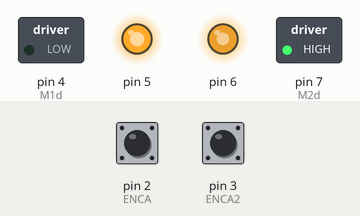
A sketch run on a simulated Arduino Uno, built with avr-gcc and run on an emulated ATmega328P. Parts: switched loads named in the sketch (green lamp = pin HIGH), output pins drawn as LEDs (lit = HIGH). Inputs (shaded band) come from the test bench; at power-on: pin 2 (ENCA) HIGH, pin 3 (ENCA2) HIGH. What the sketch prints to the serial monitor is not drawn.

Above: at 0.1 s.
Timing chart, 0 to 1.6 s (numbered marks = the images above):
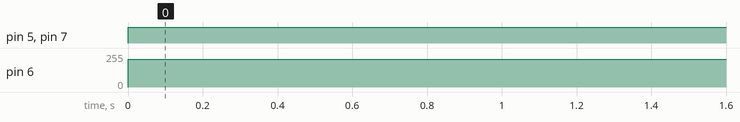

The sketch:

sketch_jul25a.ino
```cpp
#include <util/delay.h>


#define ENCA 2 //YELLOW 20
#define ENCB 8 //WHITE 21
#define ENCA2 3
#define ENCB2 9


int pos = 0;
int pos2 = 0;


unsigned long currentTime;
unsigned long prevTime;


//Arduino PWM Speed Control：
int M1p = 5; //Motor 1 = Right motor
int M1d = 4;
int M2p = 6;
int M2d = 7;


//Controller gains, Dubls for exta precision
double Kp = 1.5;
double Ki = 0.01;
double Kd = 0.01;

void setup() {
    pinMode(M1d, OUTPUT);
    pinMode(M2d, OUTPUT);


//NOT SURE IF NEED
   // pinMode(M1p, OUTPUT);
   // pinMode(M2p, OUTPUT);


    Serial.begin(9600);


    pinMode(ENCA, INPUT);
    pinMode(ENCB, INPUT);
    attachInterrupt(digitalPinToInterrupt(ENCA), readEncoder, RISING); //INTERRUPT TRIGGERED ON RISING EDGE FOR ENCA, RUN READ ENCODER FUNC


    pinMode(ENCA2, INPUT);
    pinMode(ENCB2, INPUT);
    attachInterrupt(digitalPinToInterrupt(ENCA2), readEncoder2, RISING); //INTERRUPT TRIGGERED ON RISING EDGE FOR ENCA, RUN READ ENCODER FUNC

}


void readEncoder(){ //Anticlockwise incr pos
  int b = digitalRead(ENCB);
  if(b>0){
    pos++;
  }else{
    pos--;
  }
}


void readEncoder2(){ //Anticlockwise incr pos
  int b2 = digitalRead(ENCB2);
  if(b2>0){
    pos2++;
  }else{
    pos2--;
  }
}


//positive degrees = anticlockise
void moveDegrees(int degrees, int motorDirec, int motorPower){
  //Serial.print(degrees);
  //Serial.println();
  double counts = degrees*5.7333; //weird fracion is 2064/360 -- 86/15 CAUSES OVERFLOW ISSUE
  //int absPos = abs(pos%2064); //need absolute
 // Serial.print(counts);

int error = 0;


 if(motorDirec == M1d){
  error = counts - pos;
 }

//use position 2 for error if motor 2
  if(motorDirec == M2d){
  error = counts - pos2;
 }


  int power = error*Kp;

  if(power > 255){
    power = 255;
  }

  if(error <= 0){ //rotate acw
    digitalWrite(motorDirec, HIGH); //LOW clockwise, HIGH anticlockwise
    analogWrite(motorPower, power);   //PWM Speed Control 255 is high 0 is low

  }

  if(error > 0){//rotate cw
    digitalWrite(motorDirec, LOW); //LOW clockwise, HIGH anticlockwise
    analogWrite(motorPower, power);   //PWM Speed Control 255 is high 0 is low

  }//NEED TO CONVERT TO WHILE LOOPS ----------------------------------------------------------------
}


void loop() {

  Serial.println(pos);

    moveDegrees(720, M1d, M1p); //TOP LEFT ON GANTRY
    //moveDegrees(-720, M1d, M1p); //BOTTOM RIGHT ON GANTRY
    //moveDegrees(720, M2d, M2p);//BOTTOM LEFT ON GANTRY
    moveDegrees(-720, M2d, M2p); //TOP RIGHT ON GANTRY

}
```

Measured:
- by itself, pin 5, pin 7 (M2d): LOW → HIGH at 0.00 s
- by itself, pin 6: 0/255 → 210/255 at 0.00 s
